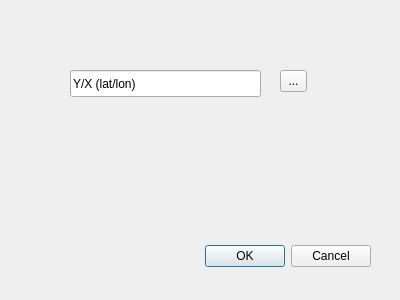
<?xml version="1.0" encoding="UTF-8"?>
<ui version="4.0">
 <class>Quick</class>
 <widget class="QDialog" name="Quick">
  <property name="geometry">
   <rect>
    <x>0</x>
    <y>0</y>
    <width>400</width>
    <height>300</height>
   </rect>
  </property>
  <property name="windowTitle">
   <string>Quick API</string>
  </property>
  <widget class="QDialogButtonBox" name="button_box">
   <property name="geometry">
    <rect>
     <x>30</x>
     <y>240</y>
     <width>341</width>
     <height>32</height>
    </rect>
   </property>
   <property name="orientation">
    <enum>Qt::Horizontal</enum>
   </property>
   <property name="standardButtons">
    <set>QDialogButtonBox::Cancel|QDialogButtonBox::Ok</set>
   </property>
  </widget>
  <widget class="QgsFilterLineEdit" name="lineedit_xy">
   <property name="geometry">
    <rect>
     <x>70</x>
     <y>70</y>
     <width>191</width>
     <height>27</height>
    </rect>
   </property>
   <property name="text">
    <string>Y/X (lat/lon)</string>
   </property>
   <property name="placeholderText">
    <string>Y/X (lat/lon)</string>
   </property>
   <property name="qgisRelation" stdset="0">
    <string notr="true"/>
   </property>
  </widget>
  <widget class="QgsProjectionSelectionWidget" name="crs_input">
   <property name="geometry">
    <rect>
     <x>70</x>
     <y>130</y>
     <width>231</width>
     <height>27</height>
    </rect>
   </property>
  </widget>
  <widget class="QToolButton" name="map_button">
   <property name="geometry">
    <rect>
     <x>280</x>
     <y>70</y>
     <width>27</width>
     <height>22</height>
    </rect>
   </property>
   <property name="text">
    <string>...</string>
   </property>
  </widget>
 </widget>
 <customwidgets>
  <customwidget>
   <class>QgsFilterLineEdit</class>
   <extends>QLineEdit</extends>
   <header>qgsfilterlineedit.h</header>
  </customwidget>
  <customwidget>
   <class>QgsProjectionSelectionWidget</class>
   <extends>QWidget</extends>
   <header>qgsprojectionselectionwidget.h</header>
  </customwidget>
 </customwidgets>
 <resources/>
 <connections>
  <connection>
   <sender>button_box</sender>
   <signal>accepted()</signal>
   <receiver>Quick</receiver>
   <slot>accept()</slot>
   <hints>
    <hint type="sourcelabel">
     <x>20</x>
     <y>20</y>
    </hint>
    <hint type="destinationlabel">
     <x>20</x>
     <y>20</y>
    </hint>
   </hints>
  </connection>
  <connection>
   <sender>button_box</sender>
   <signal>rejected()</signal>
   <receiver>Quick</receiver>
   <slot>reject()</slot>
   <hints>
    <hint type="sourcelabel">
     <x>20</x>
     <y>20</y>
    </hint>
    <hint type="destinationlabel">
     <x>20</x>
     <y>20</y>
    </hint>
   </hints>
  </connection>
 </connections>
</ui>
